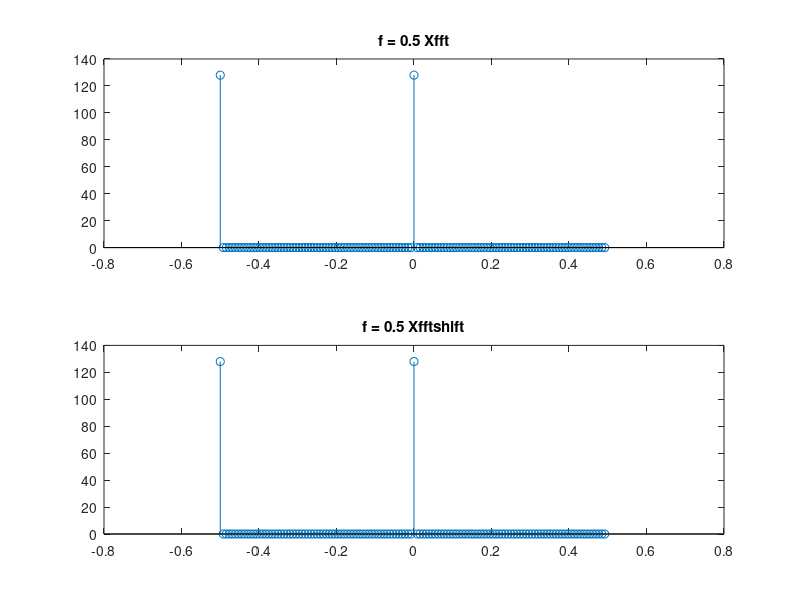
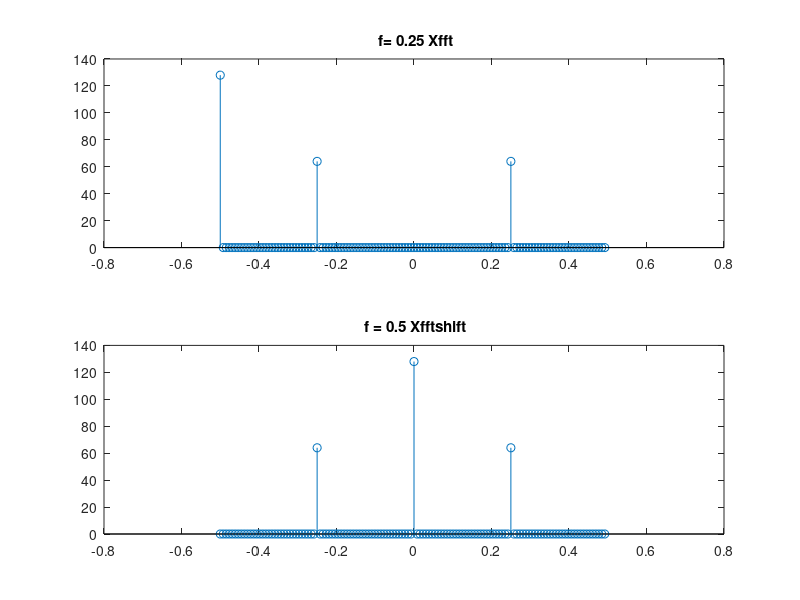
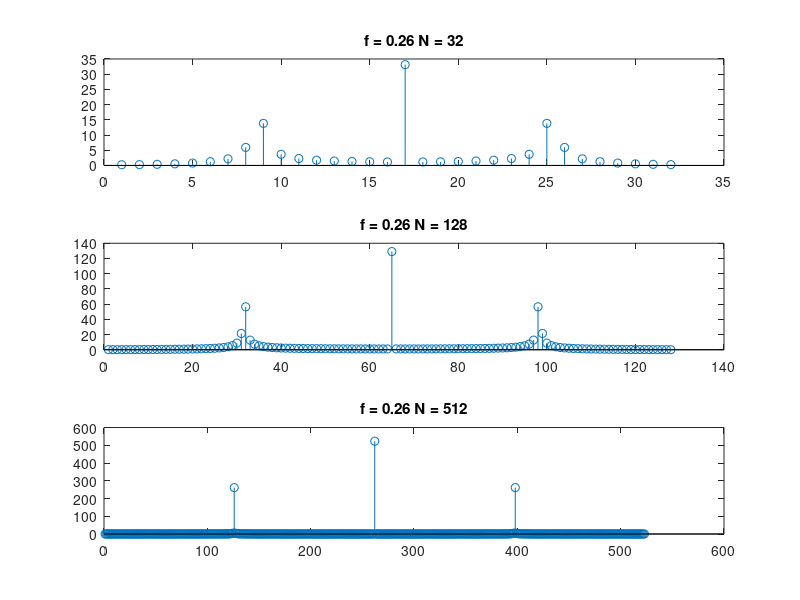
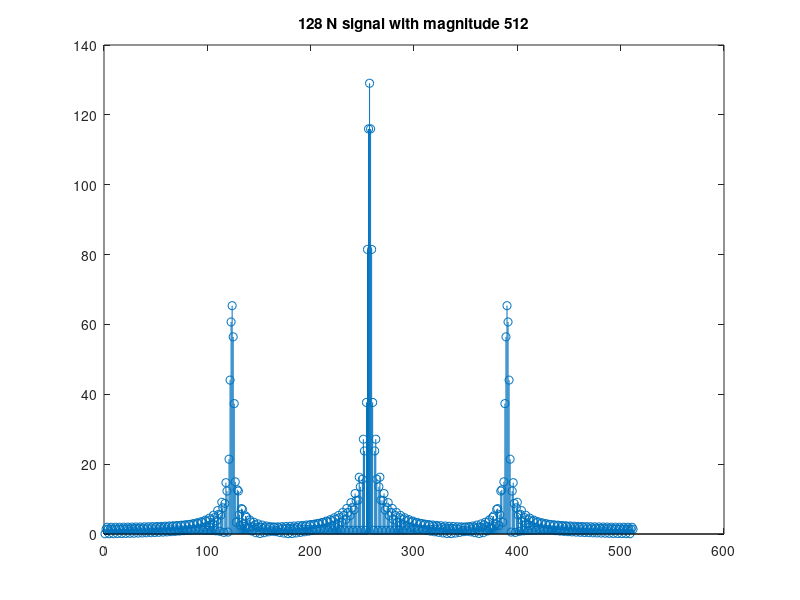

Here is the MATLAB script that generated these plots, in order: (Note: this script raises an error after producing the figures.)
clear all; close all;
n = 0:1:127;
f = 0.25;
X1 = 1+cos(2*pi*0.5*n);
X2 = 1+cos(2*pi*0.25*n);
N = 128;
w = (-N/2:N/2 -1)*(1/N);

Xfft1 = fft(X1);
Xfft2 = fft(X2);

Xabs1 = abs(Xfft1);
Xabs2 = abs(Xfft2);

Xshift1 = fftshift(Xfft1)
Xshift2 = fftshift(Xfft2);

Xshiftabs1 = abs(Xshift1);
Xshiftabs2 = abs(Xshift2);

figure(1);
subplot(2,1,1);
stem(w,Xabs1);
title('f = 0.5 Xfft');
subplot(2,1,2);
stem(w,Xshiftabs1);
title('f = 0.5 Xfftshift');

figure(2);
subplot(2,1,1);
stem(w,Xabs2);
title(' f= 0.25 Xfft');
subplot(2,1,2);
stem(w,Xshiftabs2);
title(' f = 0.5 Xfftshift');


n1 = 0:1:31;
n3 = 0:1:522;
X1 = 1+cos(2*pi*0.26*n1);
X2 = 1+cos(2*pi*0.26*n);
X3 = 1+cos(2*pi*0.26*n3);
Xshift1 = fftshift(fft(X1));
Xshift2 = fftshift(fft(X2));
Xshift3 = fftshift(fft(X3));

X3abs1 = abs(Xshift1);
X3abs2 = abs(Xshift2);
X3abs3 = abs(Xshift3);

figure(3);
subplot(3,1,1);
stem(X3abs1);
title('f = 0.26 N = 32');
subplot(3,1,2);
stem(X3abs2);
title('f = 0.26 N = 128');
subplot(3,1,3);
stem(X3abs3);
title('f = 0.26 N = 512');

Xoriginal_512 = abs(fftshift(fft(X2,512)));
figure(4)
stem(Xoriginal_512);
title('128 N signal with magnitude 512');

[Y, Fs] = audioread('flute-short.wav');
Yfft = log(abs(fftshift(fft(Y))));
wy = (-length(Y)/2:length(Y)/2 -1)*(Fs/(length(Y)));
figure(5);
stem(wy,Yfft);
title('audioread signal');




